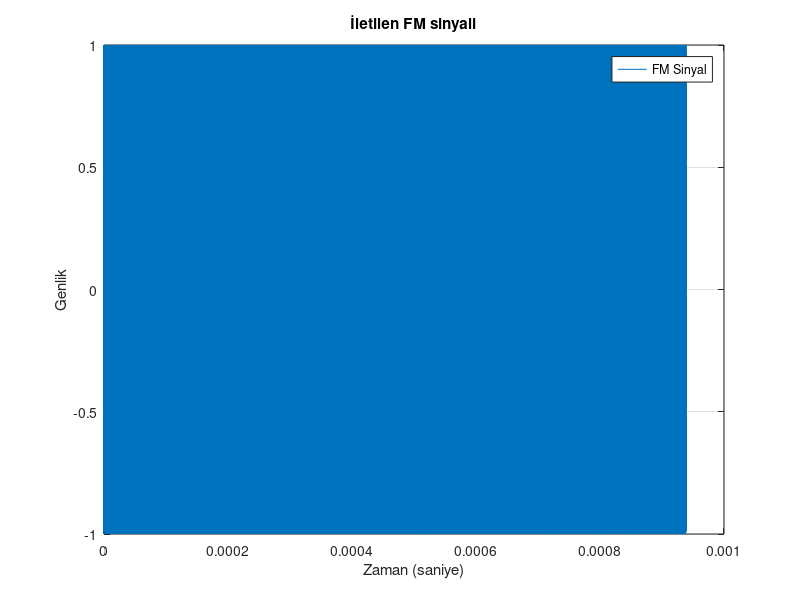
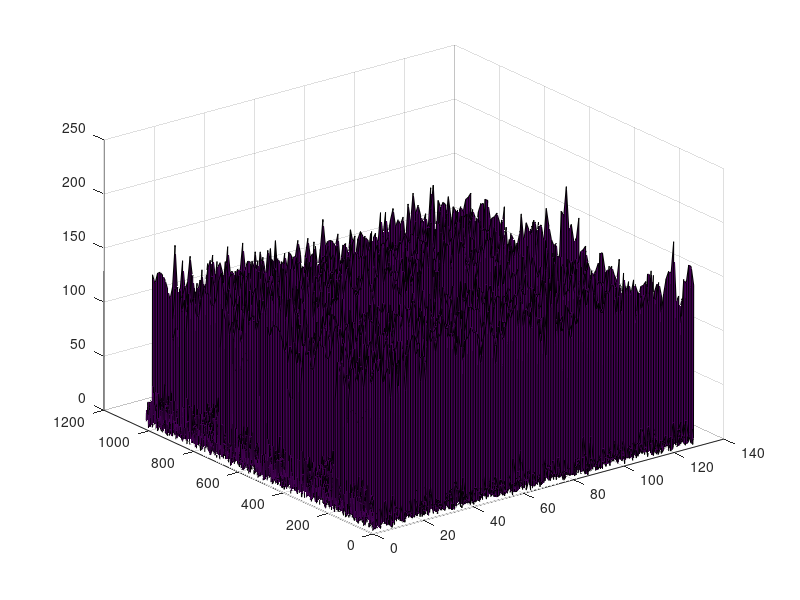
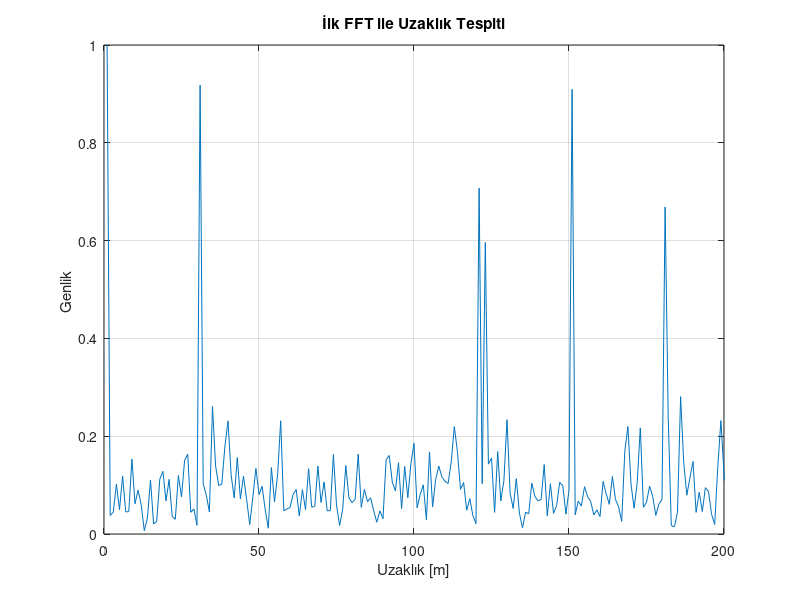
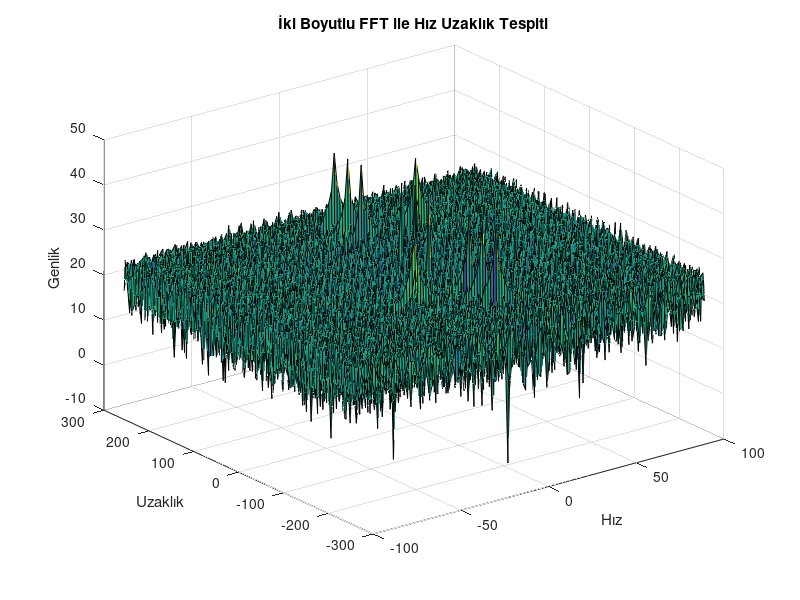

The MATLAB source for these figures, in order: (Note: this script raises an error after producing the figures.)
clear all
clc;
%pkg load control % octave packages
%pkg load signal 

%% Radar Specifications 
%%%%%%%%%%%%%%%%%%%%%%%%%%%
% Frequency of operation = 77GHz
% Max Range = 200m
% Range Resolution = 1 m
% Max Velocity = 100 m/s
%%%%%%%%%%%%%%%%%%%%%%%%%%%

c = 3e8
%% User Defined Range and Velocity of target

range = 30
vel = 0

range_2 = 150
vel_2 = 0

max_range = 200
range_res = 1
max_vel = 100 % m/s
%% FMCW Waveform Generation


B = c / (2*range_res)
Tchirp = 5.5 * 2 * (max_range/c)  
slope = B/Tchirp

%Operating carrier frequency of Radar 
fc= 77e9;             %carrier freq
                                                          
%The number of chirps in one sequence. Its ideal to have 2^ value for the ease of running the FFT
%for Doppler Estimation. 
Nd=128;                   % #of doppler cells OR #of sent periods % number of chirps

%The number of samples on each chirp. 
Nr=1024;                  %for length of time OR # of range cells

% Timestamp for running the displacement scenario for every sample on each
% chirp
t=linspace(0,Nd*Tchirp,Nr*Nd); %total time for samples

%Creating the vectors for Tx, Rx and Mix based on the total samples input.
Tx=zeros(1,length(t)); %transmitted signal
Rx1=zeros(1,length(t)); %received signal
Rx2=zeros(1,length(t)); %received signal
Rx3=zeros(1,length(t)); %received signal
Rx4=zeros(1,length(t)); %received signal
Rx_sum=zeros(1,length(t)); %received signal

S_int = zeros(1,length(t));

Mix = zeros(1,length(t)); %beat signal

%Similar vectors for range_covered and time delay.
r_t=zeros(1,length(t));
td=zeros(1,length(t));

r_t2=zeros(1,length(t));
td2=zeros(1,length(t));

counter = 3;
% white noise
noise_matrix = zeros(1,length(t));
y1 = wgn(1000,1,0);
%% Signal generation and Moving Target simulation
% Running the radar scenario over the time. 


for i=1:length(t)         

  r_t(i) = range + (vel*t(i));
  td(i) = (2 * r_t(i)) / c;

  r_t2(i) = range_2 + (vel_2 * t(i));
  td2(i) = (2 * r_t2(i)) / c;
    
   
  if(mod(i,2))
      slope = B/Tchirp;
     Tx(i)   = cos(2*pi*(fc*t(i) + (slope*t(i)^2)/2 ) );
     Rx1(i)  =cos(2*pi*(fc*(t(i) -td(i)) + (slope * (t(i)-td(i))^2)/2 ) );
     Rx2(i)  =cos(2*pi*(fc*(t(i) -td2(i)) + (slope * (t(i)-td2(i))^2)/2 ) );

     %Rx3 and RX4 is an ghost target
      Rx3(i)   = cos(2*pi*(fc*(t(i) -(td(i)-td2(i))) + (slope * (t(i)-(td(i)-td2(i)))^2)/2 ) );
      Rx4(i)   = cos(2*pi*(fc*(t(i) -(td(i)+td2(i))) + (slope * (t(i)-(td(i)+td2(i)))^2)/2 ) );
  else
    slope = slope * 0.5;
     Tx(i)   = cos(2*pi*(fc*t(i) + (slope*t(i))/2 ) );
     Rx1(i)  =cos(2*pi*(fc*(t(i) -td(i)) + (slope * (t(i)-td(i)))/2 ) );
     Rx2(i)  =cos(2*pi*(fc*(t(i) -td2(i)) + (slope * (t(i)-td2(i)))/2 ) );

     %Rx3 and RX4 is an ghost target
      Rx3(i)   = cos(2*pi*(fc*(t(i) -(td(i)-td2(i))) + (slope * (t(i)-(td(i)-td2(i))))/2 ) );
      Rx4(i)   = cos(2*pi*(fc*(t(i) -(td(i)+td2(i))) + (slope * (t(i)-(td(i)+td2(i))))/2 ) );
  end

 
  Rx_sum(i) = Rx1(i) + Rx2(i) + Rx3(i) + Rx4(i);

  Mix(i) = Tx(i) .* Rx_sum(i);

end


%%
plot(t,real(Tx))
grid on
xlabel("Zaman (saniye)")
ylabel("Genlik")
legend("FM Sinyal")
title("İletilen FM sinyali")



%% RANGE MEASUREMENT


Mix = reshape(Mix, [Nr, Nd]);


%normalize.
signal_fft = fft(Mix, Nr);


% Take the absolute value of FFT output
signal_fft1 = abs(signal_fft);
signal_fft = abs(signal_fft);
signal_fft = signal_fft ./ max(signal_fft); % Normalize


signal_fft = signal_fft(1 : Nr/2-1);

% without normalized
figure ('Name','Range from First FFT')

% plot FFT output 

plot(signal_fft1);
axis ([0 180 0 1]);
title('Fast Fourier Trasnform');
ylabel('Genlik ');
xlabel('Frekans [Hz]');
axis ([0 200 0 500]);


surf(signal_fft1,t);



%plotting the range normalized
figure ('Name','Range from First FFT')

% plot FFT output 
plot(signal_fft);
axis ([0 180 0 1]);
title('İlk FFT ile Uzaklık Tespiti');
ylabel('Genlik ');
xlabel('Uzaklık [m]');
axis ([0 200 0 1]);
grid on



%% RANGE DOPPLER RESPONSE
% The 2D FFT implementation is already provided here. This will run a 2DFFT


Mix=reshape(Mix,[Nr,Nd]);

% 2D FFT using the FFT size for both dimensions.
signal_fft2 = fft2(Mix,Nr,Nd);

% Taking just one side of signal from Range dimension.
signal_fft2 = signal_fft2(1:Nr/2,1:Nd);
signal_fft2 = fftshift (signal_fft2);

RDM = abs(signal_fft2);
RDM = 10*log10(RDM) ;

%use the surf function to plot the output of 2DFFT and to show axis in both
%dimensions

doppler_axis = linspace(-100,100,Nd);
range_axis = linspace(-200,200,Nr/2)*((Nr/2)/400);

figure,surf(doppler_axis,range_axis,RDM);
title('İki Boyutlu FFT ile Hız Uzaklık Tespiti');
xlabel('Hız');
ylabel('Uzaklık');
zlabel('Genlik');

%% 






%%
figure
surf(doppler_axis,range_axis,abs(RDM));
ylabel("Uzaklık")
shading interp
view(0,90)
yyaxis right
plot(t,1024.^t,"k--")
axis tight
title("2-D FFT")
xlabel("Hız")


